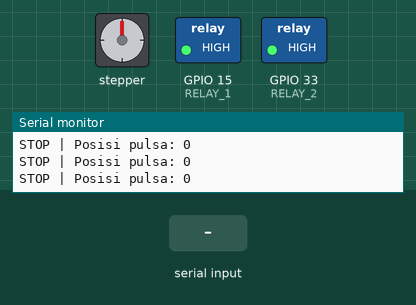
This sketch was run on a simulated ESP32. Shown: stepper motor, switched loads named in the sketch (green lamp = pin HIGH), the last lines printed to the serial monitor. Wiring (inferred from the names in the program): stepper motor driver (200 steps per turn assumed): step GPIO 2; direction GPIO 4; enable GPIO 25. The inputs (shaded band) are chosen by the test bench. Pins used as bus, display or sensor lines are not drawn.

Above: at 2.2 s.
2.3 s: "f" received over Serial
At 2.75 s:
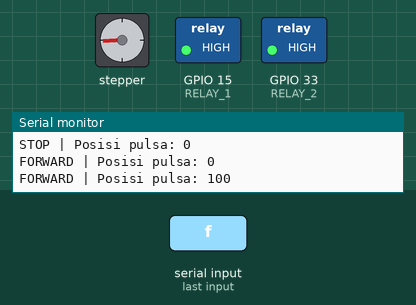
At 3.35 s:
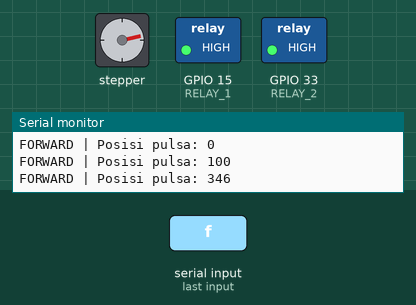
5.3 s: "b" received over Serial
At 5.75 s:
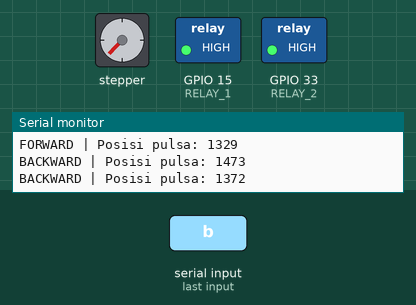
Timing chart, 0 to 17.3 s (numbered marks = the images above; inputs shaded):
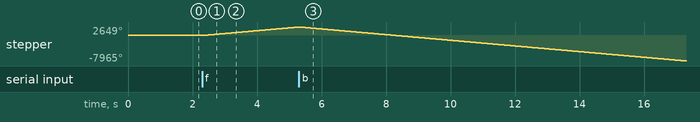

The sketch:

stepper_basic.ino
```cpp
#include <Arduino.h>

#define PUL_PIN 2
#define DIR_PIN 4
#define ENA_PIN 25
#define RELAY_1 15
#define RELAY_2 33

const unsigned long STEP_INTERVAL_US = 2000; // 500 pulsa/detik
bool running = false;
int direction = 1;
long position = 0;
unsigned long lastStep = 0;
unsigned long lastReport = 0;

void reportPosition() {
  Serial.print(running ? (direction > 0 ? "FORWARD" : "BACKWARD") : "STOP");
  Serial.print(" | Posisi pulsa: ");
  Serial.println(position);
}

void stopMotor() {
  running = false;
  digitalWrite(PUL_PIN, LOW);
  digitalWrite(ENA_PIN, HIGH);
}

void startMotor(int newDirection) {
  stopMotor();
  direction = newDirection;
  digitalWrite(DIR_PIN, direction > 0 ? HIGH : LOW);
  digitalWrite(ENA_PIN, LOW);
  delayMicroseconds(20);
  lastStep = micros();
  running = true;
}

void setup() {
  digitalWrite(RELAY_1, HIGH); pinMode(RELAY_1, OUTPUT);
  digitalWrite(RELAY_2, HIGH); pinMode(RELAY_2, OUTPUT);
  digitalWrite(PUL_PIN, LOW); pinMode(PUL_PIN, OUTPUT);
  digitalWrite(DIR_PIN, LOW); pinMode(DIR_PIN, OUTPUT);
  digitalWrite(ENA_PIN, HIGH); pinMode(ENA_PIN, OUTPUT);
  Serial.begin(115200);
  delay(1000);
  Serial.println("=== TES DASAR STEPPER ===");
  Serial.println("f = forward | b = backward | s = stop");
  Serial.println("Posisi = hitungan pulsa dari boot, bukan encoder.");
  reportPosition();
}

void loop() {
  while (Serial.available()) {
    char command = Serial.read();
    if (command == 'f' || command == 'F') { startMotor(1); reportPosition(); }
    else if (command == 'b' || command == 'B') { startMotor(-1); reportPosition(); }
    else if (command == 's' || command == 'S') { stopMotor(); reportPosition(); }
  }

  unsigned long now = micros();
  if (running && now - lastStep >= STEP_INTERVAL_US) {
    lastStep = now;
    if ((direction > 0 && position == INT32_MAX) ||
        (direction < 0 && position == INT32_MIN)) {
      stopMotor();
    } else {
      digitalWrite(PUL_PIN, HIGH);
      delayMicroseconds(10);
      digitalWrite(PUL_PIN, LOW);
      position += direction;
    }
  }

  if (millis() - lastReport >= 500) {
    lastReport = millis();
    reportPosition();
  }
}
```

Measured:
- after the input at 2.3 s, stepper: keeps turning clockwise at about 885°/s, starting at once
